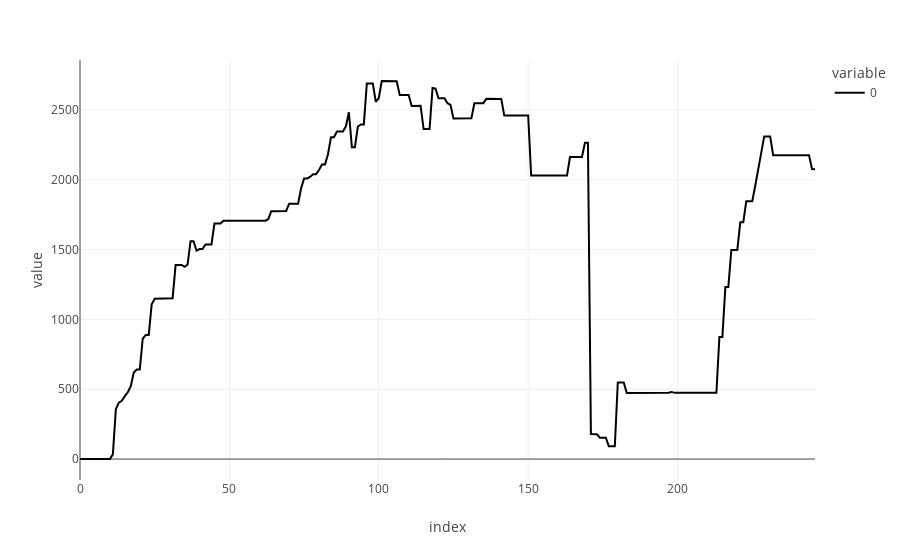

The notebook cell this image was saved under:
### Code cell
px.line(total_nav_df)

### Figure 1 — Plotly figure (JSON) as saved in the notebook; plotly's stock layout.template omitted (floating-point values rounded to 4 significant figures; data arrays with more than 128 entries replaced by an {"elided": "..."} marker saying what was removed)
{"data": [{"hovertemplate": "variable=0<br>index=%{x}<br>value=%{y}<extra></extra>", "legendgroup": "0", "line": {"color": "#000001", "dash": "solid"}, "marker": {"symbol": "circle"}, "mode": "lines", "name": "0", "orientation": "v", "showlegend": true, "type": "scatter", "x": {"elided": "247 int values"}, "xaxis": "x", "y": {"elided": "247 float values"}, "yaxis": "y"}], "layout": {"legend": {"title": {"text": "variable"}, "tracegroupgap": 0}, "margin": {"t": 60}, "xaxis": {"anchor": "y", "domain": [0, 1], "title": {"text": "index"}}, "yaxis": {"anchor": "x", "domain": [0, 1], "title": {"text": "value"}}}}
